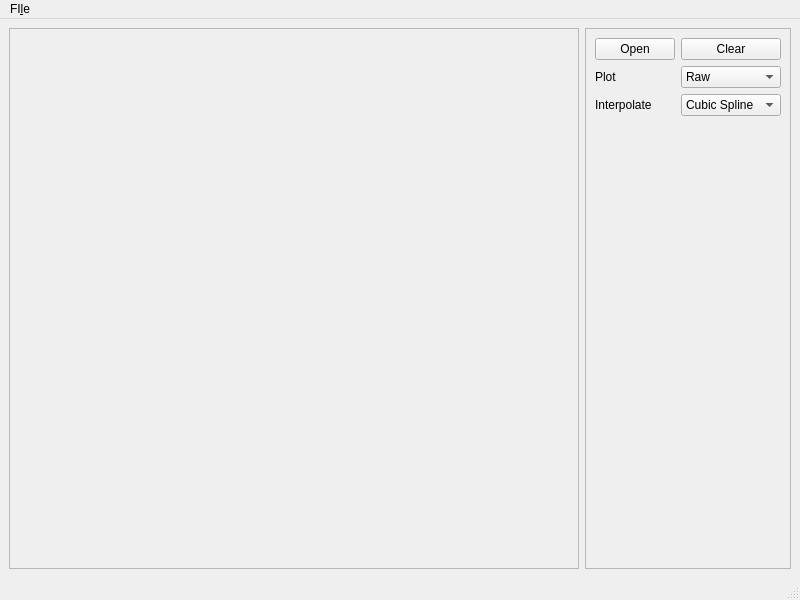
<?xml version="1.0" encoding="UTF-8"?>
<ui version="4.0">
 <class>MainWindow</class>
 <widget class="QMainWindow" name="MainWindow">
  <property name="geometry">
   <rect>
    <x>0</x>
    <y>0</y>
    <width>800</width>
    <height>600</height>
   </rect>
  </property>
  <property name="windowTitle">
   <string>MainWindow</string>
  </property>
  <widget class="QWidget" name="centralwidget">
   <layout class="QHBoxLayout" name="horizontalLayout">
    <item>
     <widget class="QFrame" name="display">
      <property name="frameShape">
       <enum>QFrame::StyledPanel</enum>
      </property>
      <property name="frameShadow">
       <enum>QFrame::Raised</enum>
      </property>
      <layout class="QGridLayout" name="gridLayout_2">
       <item row="0" column="0">
        <layout class="QVBoxLayout" name="screen"/>
       </item>
      </layout>
     </widget>
    </item>
    <item>
     <widget class="QFrame" name="Interpolate_cb">
      <property name="sizePolicy">
       <sizepolicy hsizetype="Maximum" vsizetype="Preferred">
        <horstretch>0</horstretch>
        <verstretch>0</verstretch>
       </sizepolicy>
      </property>
      <property name="frameShape">
       <enum>QFrame::StyledPanel</enum>
      </property>
      <property name="frameShadow">
       <enum>QFrame::Raised</enum>
      </property>
      <layout class="QFormLayout" name="formLayout">
       <item row="0" column="0">
        <widget class="QPushButton" name="open_btn">
         <property name="text">
          <string>Open</string>
         </property>
        </widget>
       </item>
       <item row="0" column="1">
        <widget class="QPushButton" name="clear_btn">
         <property name="text">
          <string>Clear</string>
         </property>
        </widget>
       </item>
       <item row="1" column="0">
        <widget class="QLabel" name="plot_label">
         <property name="text">
          <string>Plot</string>
         </property>
        </widget>
       </item>
       <item row="1" column="1">
        <widget class="QComboBox" name="plot_cb">
         <item>
          <property name="text">
           <string>Raw</string>
          </property>
         </item>
         <item>
          <property name="text">
           <string>Normalised</string>
          </property>
         </item>
         <item>
          <property name="text">
           <string>Desibles</string>
          </property>
         </item>
        </widget>
       </item>
       <item row="2" column="0">
        <widget class="QLabel" name="interpolate_label">
         <property name="text">
          <string>Interpolate</string>
         </property>
        </widget>
       </item>
       <item row="2" column="1">
        <widget class="QComboBox" name="interpolate_cb">
         <item>
          <property name="text">
           <string>Cubic Spline</string>
          </property>
         </item>
         <item>
          <property name="text">
           <string>None</string>
          </property>
         </item>
         <item>
          <property name="text">
           <string>Linear</string>
          </property>
         </item>
        </widget>
       </item>
      </layout>
     </widget>
    </item>
   </layout>
  </widget>
  <widget class="QMenuBar" name="menubar">
   <property name="geometry">
    <rect>
     <x>0</x>
     <y>0</y>
     <width>800</width>
     <height>22</height>
    </rect>
   </property>
   <widget class="QMenu" name="menuFIle">
    <property name="title">
     <string>FI&amp;le</string>
    </property>
    <widget class="QMenu" name="menuImport">
     <property name="title">
      <string>&amp;Open</string>
     </property>
     <addaction name="actionImportCSV"/>
     <addaction name="actionImportXLSX"/>
    </widget>
    <widget class="QMenu" name="menuExport">
     <property name="title">
      <string>&amp;Export</string>
     </property>
     <addaction name="actionExportCSV"/>
     <addaction name="actionExportXLSX"/>
    </widget>
    <addaction name="actionSave"/>
    <addaction name="menuImport"/>
    <addaction name="menuExport"/>
    <addaction name="actionExit"/>
   </widget>
   <addaction name="menuFIle"/>
  </widget>
  <widget class="QStatusBar" name="statusbar"/>
  <action name="actionSave">
   <property name="text">
    <string>&amp;Save</string>
   </property>
  </action>
  <action name="actionImportCSV">
   <property name="text">
    <string>&amp;CSV</string>
   </property>
  </action>
  <action name="actionImportXLSX">
   <property name="text">
    <string>&amp;XLSX</string>
   </property>
  </action>
  <action name="actionExportCSV">
   <property name="text">
    <string>&amp;CSV</string>
   </property>
  </action>
  <action name="actionExportXLSX">
   <property name="text">
    <string>&amp;XLSX</string>
   </property>
  </action>
  <action name="actionExit">
   <property name="text">
    <string>E&amp;xit</string>
   </property>
  </action>
 </widget>
 <resources/>
 <connections/>
</ui>
